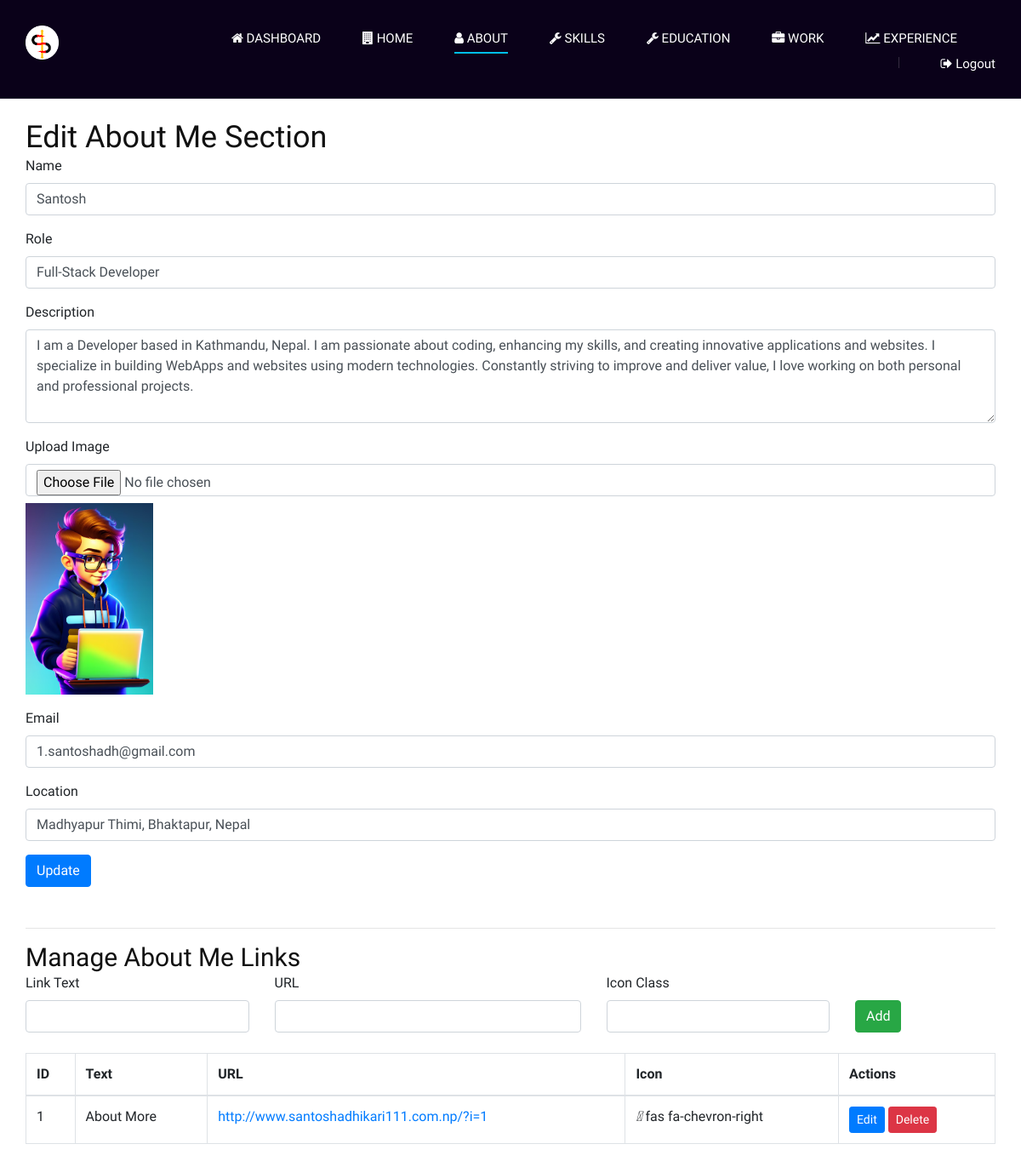
Page /admin/pages/about.php (signed in) on the committed database.
### tables this page shows
CREATE TABLE `about_me_content` (
  `id` int(11) NOT NULL,
  `name` varchar(100) NOT NULL,
  `role` varchar(100) NOT NULL,
  `description` text NOT NULL,
  `image_path` varchar(255) NOT NULL,
  `email` varchar(255) NOT NULL,
  `location` varchar(255) NOT NULL
);

CREATE TABLE `about_me_links` (
  `id` int(11) NOT NULL,
  `about_me_content_id` int(11) NOT NULL,
  `link_text` varchar(100) NOT NULL,
  `url` varchar(255) NOT NULL,
  `icon_class` varchar(100) DEFAULT NULL
);

### admin/pages/about.php (the view, shortened to what this page needs)
<?php
require_once ROOT_PATH . '/db.php';
$result = $mysqli->query("SELECT * FROM about_me_content LIMIT 1");
$aboutMeContent = $result ? $result->fetch_assoc() : null;
$aboutLinks = [];
$result = $mysqli->query("SELECT * FROM about_me_links WHERE about_me_content_id = " . (int)$aboutMeContent['id'] . " ORDER BY id DESC");
if ($result) {
    $aboutLinks = $result->fetch_all(MYSQLI_ASSOC);
}
$editingLink = null;
require_once ROOT_PATH . '/admin/includes/admin-header.php';
?>
<div class="container py-4">
    <h2>Edit About Me Section</h2>
    <form method="POST" enctype="multipart/form-data" class="mb-5">
        <div class="mb-3">
            <label class="form-label">Name</label>
            <input type="text" name="name" class="form-control" required value="<?= htmlspecialchars($aboutMeContent['name']) ?>">
        </div>
        <div class="mb-3">
            <label class="form-label">Role</label>
            <input type="text" name="role" class="form-control" required value="<?= htmlspecialchars($aboutMeContent['role']) ?>">
        </div>
        <div class="mb-3">
            <label class="form-label">Description</label>
            <textarea name="description" class="form-control" rows="4" required><?= htmlspecialchars($aboutMeContent['description']) ?></textarea>
        </div>
        <div class="mb-3">
            <label class="form-label">Upload Image</label>
            <input type="file" name="image_file" class="form-control" accept=".jpg,.jpeg,.png,.webp,.gif,.avif">
            <?php if (!empty($aboutMeContent['image_path'])): ?>
                <img src="<?= BASE_URL . '/' . htmlspecialchars($aboutMeContent['image_path']) ?>" alt="Current Image" style="max-width: 150px;" class="mt-2">
            <?php endif; ?>
        </div>
        <div class="mb-3">
            <label class="form-label">Email</label>
            <input type="email" name="email" class="form-control" required value="<?= htmlspecialchars($aboutMeContent['email']) ?>">
        </div>
        <div class="mb-3">
            <label class="form-label">Location</label>
            <input type="text" name="location" class="form-control" required value="<?= htmlspecialchars($aboutMeContent['location']) ?>">
        </div>
        <button type="submit" name="update_about_me" class="btn btn-primary">Update</button>
    </form>
    <hr>
    <h3>Manage About Me Links</h3>
    <form method="POST" class="mb-4">
        <div class="row g-3 align-items-end">
            <div class="col-md-3">
                <label class="form-label">Link Text</label>
                <input type="text" name="link_text" class="form-control" required value="<?= $editingLink ? htmlspecialchars($editingLink['link_text']) : '' ?>">
            </div>
            <div class="col-md-4">
                <label class="form-label">URL</label>
                <input type="url" name="url" class="form-control" required value="<?= $editingLink ? htmlspecialchars($editingLink['url']) : '' ?>">
            </div>
            <div class="col-md-3">
                <label class="form-label">Icon Class</label>
                <input type="text" name="icon_class" class="form-control" required value="<?= $editingLink ? htmlspecialchars($editingLink['icon_class']) : '' ?>">
            </div>
            <div class="col-md-2">
                <?php if ($editingLink): ?>
                    <button type="submit" name="update_about_link" class="btn btn-warning">Update</button>
                    <a href="about.php" class="btn btn-secondary">Cancel</a>
                <?php else: ?>
                    <button type="submit" name="add_about_link" class="btn btn-success">Add</button>
                <?php endif; ?>
            </div>
        </div>
    </form>
    <table class="table table-bordered table-hover">
        <thead>
            <tr>
                <th>ID</th>
                <th>Text</th>
                <th>URL</th>
                <th>Icon</th>
                <th>Actions</th>
            </tr>
        </thead>
        <tbody>
            <?php if (!empty($aboutLinks)): ?>
                <?php foreach ($aboutLinks as $link): ?>
                    <tr>
                        <td><?= (int)$link['id'] ?></td>
                        <td><?= htmlspecialchars($link['link_text']) ?></td>
                        <td><a href="<?= htmlspecialchars($link['url']) ?>" target="_blank" rel="noopener noreferrer"><?= htmlspecialchars($link['url']) ?></a></td>
                        <td><i class="<?= htmlspecialchars($link['icon_class']) ?>"></i> <?= htmlspecialchars($link['icon_class']) ?></td>
                        <td>
                            <a href="?edit_about_link=<?= (int)$link['id'] ?>" class="btn btn-sm btn-primary">Edit</a>
                            <a href="?delete_about_link=<?= (int)$link['id'] ?>" class="btn btn-sm btn-danger" onclick="return confirm('Delete this link?');">Delete</a>
                        </td>
                    </tr>
                <?php endforeach; ?>
            <?php else: ?>
                <tr><td colspan="5" class="text-center">No links found.</td></tr>
            <?php endif; ?>
        </tbody>
    </table>
</div>
<?php require_once ROOT_PATH . '/admin/includes/admin-footer.php'; ?>

### admin/assets/css/style.css (style rules this page uses)
html, body { height: 100%; font-family: "Josefin Sans", sans-serif; -webkit-font-smoothing: antialiased; }
h1, h2, h3, h4, h5, h6 { margin: 0; color: #111111; font-weight: 400; font-family: "Play", sans-serif; }
h2 { font-size: 36px; }
h3 { font-size: 30px; }
img { max-width: 100%; }
@media only screen and (min-width: 1200px) { .container { max-width: 1170px; } }

### rows in the picture
about_me_content: name "Santosh", role "Full-Stack Developer", description "I am a Developer based in Kathmandu, Nepal. I am passionate about coding, enhancing my skills, and creating innovative applications and websites. I specialize in building WebApps and websites using modern technologies. Constantly striving to improve and deliver value, I love working on both personal and professional projects.", image_path (picture), email "1.santoshadh@gmail.com", location "Madhyapur Thimi, Bhaktapur, Nepal"
about_me_links: id "1", link_text "About More", url "http://www.santoshadhikari111.com.np/?i=1", icon_class "fas fa-chevron-right"
